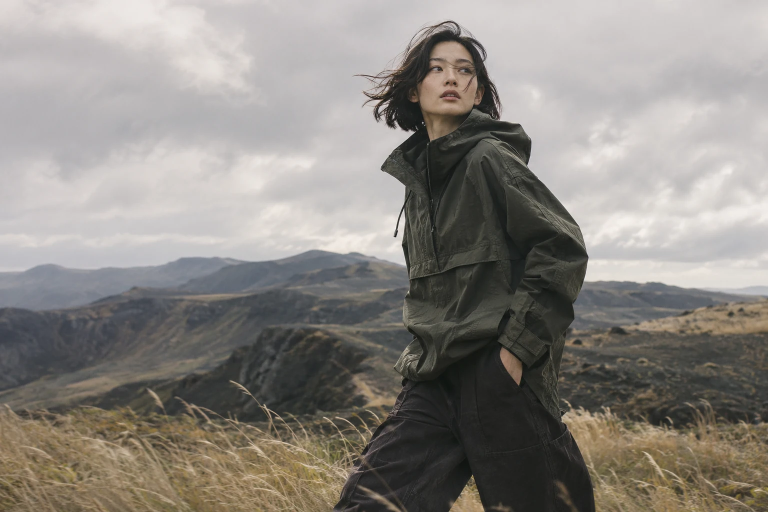
#> input picture motionlayer-index/dist/assets/field-campaign.webp, 1536 x 1024 px (shown at 1/2 size)
$ python render_field_film.py
#> lines starting #> are read from the running program, lines starting #| are printed output that depends on the picture; after the words box and inside, x2 and y2 are one past the last pixel; in counts of white or black regions, pixels touching at a corner belong together
"""Render the Field Studies cover loop from the original campaign photograph."""

from math import tau
from pathlib import Path
import subprocess

import numpy as np
from PIL import Image, ImageDraw, ImageFilter


ASSETS = Path(__file__).resolve().parents[1] / "dist" / "assets"
WIDTH, HEIGHT = 1440, 960
FPS, SECONDS = 24, 8
STEP = 16


def smoothstep(start, end, values):
    u = np.clip((values - start) / (end - start), 0, 1)
    return u * u * (3 - 2 * u)


def render():
    with Image.open(ASSETS / "field-campaign.webp") as photo:
#> photo is the input picture: PIL image 1536x1024 RGB; mean R, G, B 139.6, 135.2, 129.6
        still = photo.convert("RGB").resize((WIDTH, HEIGHT), Image.Resampling.LANCZOS)

    columns = list(range(0, WIDTH, STEP)) + [WIDTH]
    rows = list(range(0, HEIGHT, STEP)) + [HEIGHT]
    x, y = np.meshgrid(np.array(columns) / WIDTH, np.array(rows) / HEIGHT)
    cells = [
        (x0, y0, x1, y1)
        for y0, y1 in zip(rows, rows[1:])
        for x0, x1 in zip(columns, columns[1:])
    ]

    # Trace the silhouette so distant cloud and grass movement does not cross the face.
    outline = [
        (.435,1),(.475,.884),(.518,.776),(.526,.695),(.517,.650),
        (.529,.536),(.526,.378),(.499,.336),(.497,.320),(.526,.287),
        (.549,.263),(.515,.256),(.489,.237),(.482,.188),(.479,.152),
        (.508,.141),(.537,.072),(.566,.039),(.592,.041),(.614,.065),
        (.633,.112),(.639,.171),(.650,.220),(.680,.243),(.695,.274),
        (.691,.316),(.718,.371),(.751,.431),(.769,.502),(.757,.578),
        (.742,.647),(.731,.712),(.738,.804),(.753,.868),(.774,1),
        (.630,1),(.616,.927),(.582,1),
    ]
    mask = Image.new("L", (WIDTH, HEIGHT))
#> mask: PIL image 1440x960 L; every value is 0
    ImageDraw.Draw(mask).polygon([(u*WIDTH, v*HEIGHT) for u, v in outline], fill=255)
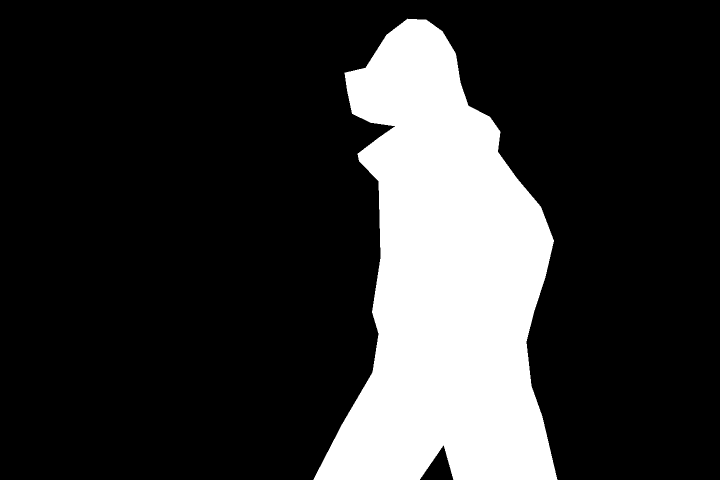
#> mask: PIL image 1440x960 L (shown at 1/2 size); 20.1% white; 1 white region, box (x1, y1, x2, y2) and area: (627, 37, 1115, 960) 277431
    mask = np.asarray(mask.filter(ImageFilter.GaussianBlur(18)), dtype=np.float32) / 255
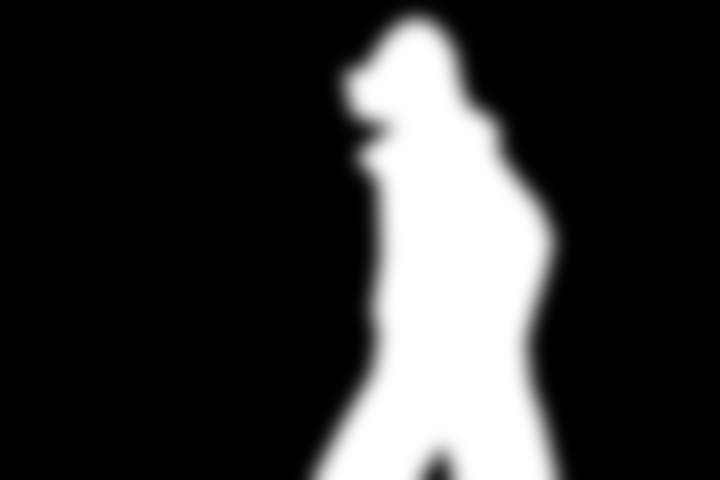
#> mask: shape (960, 1440) float32 (shown at 1/2 size); min 0, max 1, mean 0.201
    person = mask[np.ix_(np.minimum(rows, HEIGHT-1), np.minimum(columns, WIDTH-1))]
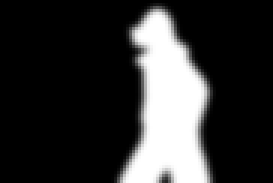
#> person: shape (61, 91) float32 (shown 3 times larger); min 0, max 1, mean 0.198
    grass = smoothstep(.74,.98,y) * (1-person)
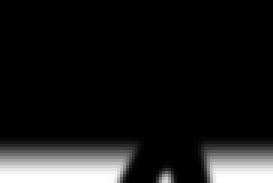
#> grass: shape (61, 91) float64 (shown 3 times larger); min 0, max 1, mean 0.105
    sky = (1-smoothstep(.39,.545,y)) * (1-person)
#> call 2 of smoothstep, with start = 0.39, end = 0.545
#> in smoothstep (call 2), `u = np.clip((values - start) / (end - start), 0, 1)`:
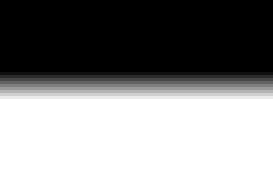
#> u: shape (61, 91) float64 (shown 3 times larger); min 0, max 1, mean 0.532
#> in smoothstep (call 2), `return u * u * (3 - 2 * u)`:
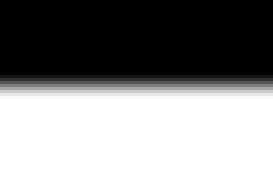
#> returned value: shape (61, 91) float64 (shown 3 times larger); min 0, max 1, mean 0.532
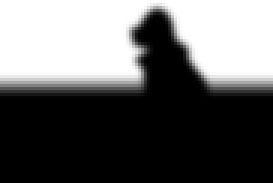
#> sky: shape (61, 91) float64 (shown 3 times larger); min 0, max 1, mean 0.4
    edge_x = smoothstep(0,.065,np.minimum(x,1-x))
    edge_y = smoothstep(0,.075,np.minimum(y,1-y))

    def patch(cx, cy, rx, ry):
        return np.exp(-(((x-cx)/rx)**2 + ((y-cy)/ry)**2))

    hair = patch(.492,.171,.040,.065) + .28*patch(.649,.192,.018,.055)
    hem = patch(.533,.698,.044,.066) + .62*patch(.722,.760,.030,.081)
    sleeve = patch(.742,.479,.037,.088)
    cord = patch(.517,.426,.010,.042)

    destination = ASSETS / "field-studies.mp4"
    buffer = destination.with_suffix(".tmp.mp4")
    command = [
        "ffmpeg", "-hide_banner", "-loglevel", "error", "-y",
        "-f", "rawvideo", "-pixel_format", "rgb24", "-video_size", f"{WIDTH}x{HEIGHT}",
        "-framerate", str(FPS), "-i", "pipe:0", "-an", "-vf",
        "scale=out_color_matrix=bt709:out_range=tv,format=yuv420p", "-c:v", "libx264",
        "-preset", "medium", "-crf", "22", "-threads", "4", "-g", str(FPS*2),
        "-color_primaries", "bt709", "-color_trc", "bt709", "-colorspace", "bt709",
        "-movflags", "+faststart", str(buffer),
    ]
    try:
#> (the run stopped early here; a loop or call above may not have finished)

$ run again, with motionlayer-index/dist/assets/daily-series.webp copied over motionlayer-index/dist/assets/field-campaign.webp
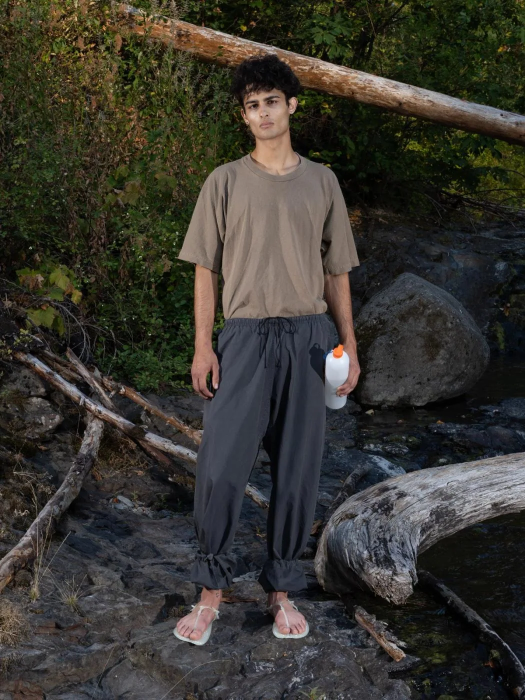
#> input picture motionlayer-index/dist/assets/daily-series.webp, 1050 x 1400 px (shown at 1/2 size)
#> in render, photo is the input picture: PIL image 1050x1400 RGB; mean R, G, B 56.3, 54.4, 47.8
#> in render, `still = photo.convert("RGB").resize((WIDTH, HEIGHT), Image.Resampling...`:
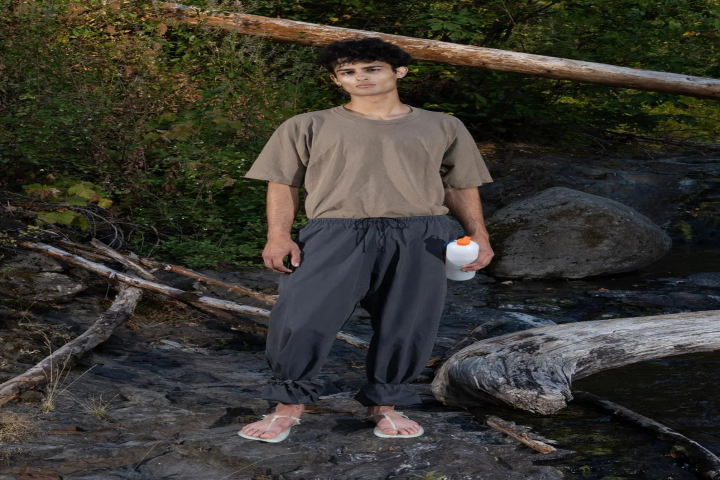
#> still: PIL image 1440x960 RGB (shown at 1/2 size); mean R, G, B 56.3, 54.4, 47.8
